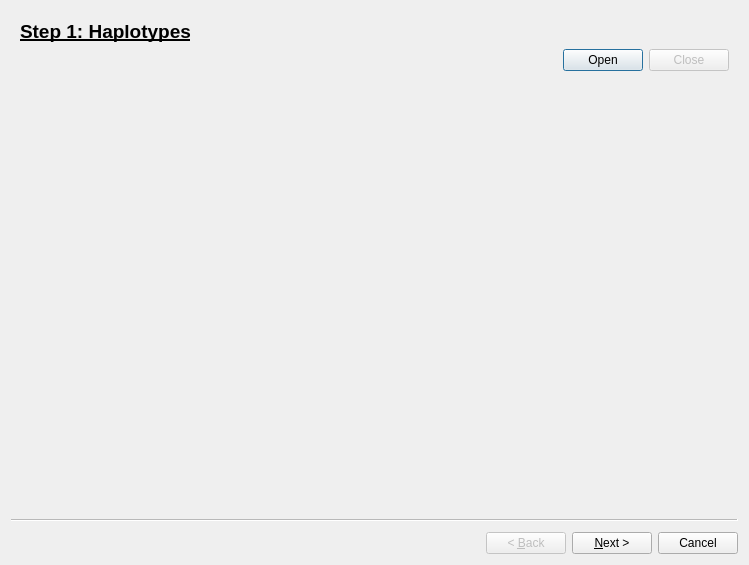
<?xml version="1.0" encoding="UTF-8"?>
<ui version="4.0">
 <class>Wizard</class>
 <widget class="QWizard" name="Wizard">
  <property name="windowModality">
   <enum>Qt::ApplicationModal</enum>
  </property>
  <property name="geometry">
   <rect>
    <x>0</x>
    <y>0</y>
    <width>749</width>
    <height>565</height>
   </rect>
  </property>
  <property name="sizePolicy">
   <sizepolicy hsizetype="Expanding" vsizetype="Expanding">
    <horstretch>0</horstretch>
    <verstretch>0</verstretch>
   </sizepolicy>
  </property>
  <property name="windowTitle">
   <string>Wizard</string>
  </property>
  <property name="modal">
   <bool>true</bool>
  </property>
  <widget class="QWizardPage" name="hapsPage">
   <layout class="QVBoxLayout" name="verticalLayout_3">
    <item>
     <widget class="QLabel" name="label_3">
      <property name="font">
       <font>
        <pointsize>14</pointsize>
        <weight>75</weight>
        <bold>true</bold>
        <underline>true</underline>
       </font>
      </property>
      <property name="text">
       <string>Step 1: Haplotypes</string>
      </property>
     </widget>
    </item>
    <item>
     <layout class="QHBoxLayout" name="horizontalLatyout">
      <item>
       <widget class="QLabel" name="fileLabelHaps">
        <property name="text">
         <string>&lt;NO FILE&gt;</string>
        </property>
        <property name="alignment">
         <set>Qt::AlignCenter</set>
        </property>
       </widget>
      </item>
      <item>
       <widget class="QPushButton" name="openFileButtonHaps">
        <property name="sizePolicy">
         <sizepolicy hsizetype="Fixed" vsizetype="Fixed">
          <horstretch>0</horstretch>
          <verstretch>0</verstretch>
         </sizepolicy>
        </property>
        <property name="text">
         <string>Open</string>
        </property>
       </widget>
      </item>
      <item>
       <widget class="QPushButton" name="closeFileButtonHaps">
        <property name="enabled">
         <bool>false</bool>
        </property>
        <property name="sizePolicy">
         <sizepolicy hsizetype="Fixed" vsizetype="Fixed">
          <horstretch>0</horstretch>
          <verstretch>0</verstretch>
         </sizepolicy>
        </property>
        <property name="text">
         <string>Close</string>
        </property>
       </widget>
      </item>
     </layout>
    </item>
    <item>
     <layout class="QVBoxLayout" name="hapsLayout">
      <property name="sizeConstraint">
       <enum>QLayout::SetFixedSize</enum>
      </property>
     </layout>
    </item>
   </layout>
  </widget>
  <widget class="QWizardPage" name="factsPage">
   <layout class="QVBoxLayout" name="verticalLayout">
    <item>
     <widget class="QLabel" name="label_2">
      <property name="font">
       <font>
        <pointsize>14</pointsize>
        <weight>75</weight>
        <bold>true</bold>
        <underline>true</underline>
       </font>
      </property>
      <property name="text">
       <string>Step 2: Facts</string>
      </property>
     </widget>
    </item>
    <item>
     <layout class="QHBoxLayout" name="horizontalLatyout_2">
      <item>
       <widget class="QLabel" name="fileLabelFacts">
        <property name="text">
         <string>&lt;NO FILE&gt;</string>
        </property>
        <property name="alignment">
         <set>Qt::AlignCenter</set>
        </property>
       </widget>
      </item>
      <item>
       <widget class="QPushButton" name="openFileButtonFacts">
        <property name="sizePolicy">
         <sizepolicy hsizetype="Fixed" vsizetype="Fixed">
          <horstretch>0</horstretch>
          <verstretch>0</verstretch>
         </sizepolicy>
        </property>
        <property name="text">
         <string>Open</string>
        </property>
       </widget>
      </item>
      <item>
       <widget class="QPushButton" name="closeFileButtonFacts">
        <property name="enabled">
         <bool>false</bool>
        </property>
        <property name="sizePolicy">
         <sizepolicy hsizetype="Fixed" vsizetype="Fixed">
          <horstretch>0</horstretch>
          <verstretch>0</verstretch>
         </sizepolicy>
        </property>
        <property name="text">
         <string>Close</string>
        </property>
       </widget>
      </item>
     </layout>
    </item>
    <item>
     <layout class="QVBoxLayout" name="factsLayout">
      <property name="sizeConstraint">
       <enum>QLayout::SetFixedSize</enum>
      </property>
     </layout>
    </item>
   </layout>
  </widget>
  <widget class="QWizardPage" name="weightsPage">
   <layout class="QVBoxLayout" name="verticalLayout_2">
    <item>
     <widget class="QLabel" name="label">
      <property name="font">
       <font>
        <pointsize>14</pointsize>
        <weight>75</weight>
        <bold>true</bold>
        <underline>true</underline>
       </font>
      </property>
      <property name="text">
       <string>Step 3: Edges</string>
      </property>
     </widget>
    </item>
    <item>
     <layout class="QHBoxLayout" name="horizontalLatyout_3">
      <item>
       <widget class="QLabel" name="fileLabelWeights">
        <property name="text">
         <string>&lt;NO FILE&gt;</string>
        </property>
        <property name="alignment">
         <set>Qt::AlignCenter</set>
        </property>
       </widget>
      </item>
      <item>
       <widget class="QPushButton" name="openFileButtonWeights">
        <property name="sizePolicy">
         <sizepolicy hsizetype="Fixed" vsizetype="Fixed">
          <horstretch>0</horstretch>
          <verstretch>0</verstretch>
         </sizepolicy>
        </property>
        <property name="text">
         <string>Open</string>
        </property>
       </widget>
      </item>
      <item>
       <widget class="QPushButton" name="closeFileButtonWeights">
        <property name="enabled">
         <bool>false</bool>
        </property>
        <property name="sizePolicy">
         <sizepolicy hsizetype="Fixed" vsizetype="Fixed">
          <horstretch>0</horstretch>
          <verstretch>0</verstretch>
         </sizepolicy>
        </property>
        <property name="text">
         <string>Close</string>
        </property>
       </widget>
      </item>
     </layout>
    </item>
    <item>
     <layout class="QVBoxLayout" name="weightsLayout">
      <property name="sizeConstraint">
       <enum>QLayout::SetFixedSize</enum>
      </property>
     </layout>
    </item>
   </layout>
  </widget>
 </widget>
 <resources/>
 <connections/>
</ui>
